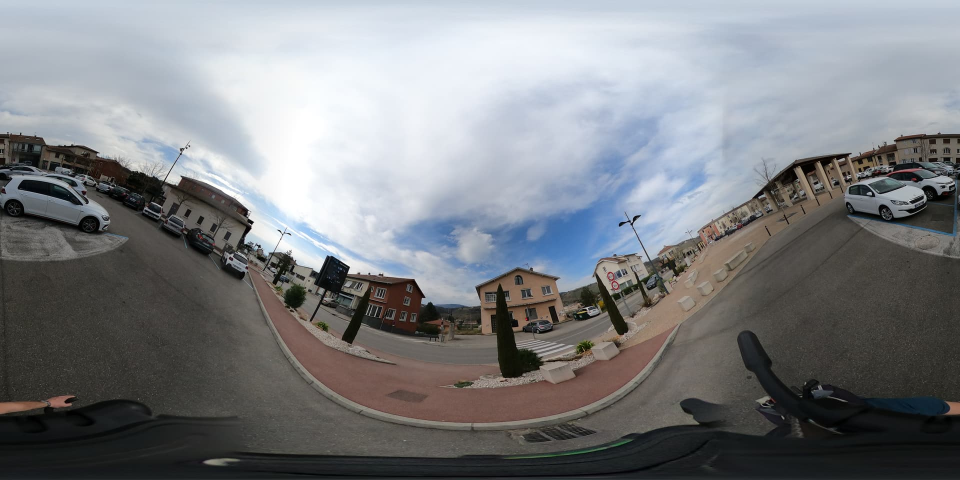
#> input picture example_images/GSAF9716.JPG, 1920 x 960 px (shown at 1/2 size)
$ python main.py example_images/GSAF9716.JPG
#> lines starting #> are read from the running program, lines starting #| are printed output that depends on the picture
### img360_transformer/gui.py

import os

import cv2

from .batch_process import process_image
from .utils import rotate_360_image


def launch_ui(image_path):
    # Preserve transparency if PNG
#> called with image_path = 'example_images/GSAF9716.JPG'
    img = cv2.imread(image_path, cv2.IMREAD_UNCHANGED)
#> img is the input picture: shape (960, 1920, 3); mean B, G, R 130.8, 127.5, 125.2

    # Create a window
    cv2.namedWindow("360 Image Rotation", cv2.WINDOW_NORMAL)
    cv2.resizeWindow("360 Image Rotation", 1000, 500)

    def do_nothing(x):
        pass

    # Create trackbars for Roll, Pitch, and Yaw
    cv2.createTrackbar(
        "Pitch", "360 Image Rotation", 0, 180, do_nothing
    )  # -180 to 180
#> slider 'Pitch' is set to 60
    cv2.setTrackbarMin("Pitch", "360 Image Rotation", -180)

    cv2.createTrackbar("Yaw", "360 Image Rotation", 0, 180, do_nothing)  # -180 to 180
#> slider 'Yaw' is set to 60
    cv2.setTrackbarMin("Yaw", "360 Image Rotation", -180)

    cv2.createTrackbar("Roll", "360 Image Rotation", 0, 180, do_nothing)  # -180 to 180
#> slider 'Roll' is set to 60
    cv2.setTrackbarMin("Roll", "360 Image Rotation", -180)

    # Display the original image
    cv2.imshow("360 Image Rotation", rotate_360_image(img, 0, 0, 0))

    # Real-time adjustment loop
    pitch, yaw, roll = 0, 0, 0
    try:
        while True:
            # Get trackbar positions
            last_pitch, last_yaw, last_roll = pitch, yaw, roll

            pitch = cv2.getTrackbarPos("Pitch", "360 Image Rotation")
            yaw = cv2.getTrackbarPos("Yaw", "360 Image Rotation")
            roll = cv2.getTrackbarPos("Roll", "360 Image Rotation")

            if (pitch, yaw, roll) != (last_pitch, last_yaw, last_roll):
                # Apply transformations
                rotated_img = rotate_360_image(img, pitch, yaw, roll)
                cv2.imshow("360 Image Rotation", rotated_img)

            # Press 's' to save, 'q' to quit
            key = cv2.waitKey(10)
            if key == ord("s"):
                process_image(image_path, pitch, yaw, roll)
            elif key == ord("q"):
                break
    except cv2.error:
        pass

    cv2.destroyAllWindows()


# [2 lines that do not run on import are left out]

### img360_transformer/utils.py
import cv2
import numpy as np


def rotate_360_image(img, pitch, yaw, roll):
    """Applies roll, pitch, and yaw transformations to a 360° image."""
#> called with pitch = 0, yaw = 0, roll = 0
    height, width = img.shape[:2]
#> height = 960; width = 1920

    pitch, yaw, roll = np.radians([pitch, yaw, roll])

    # Rotation matrices
    Rx = np.array(
        [
            [1, 0, 0],
            [0, np.cos(roll), -np.sin(roll)],
            [0, np.sin(roll), np.cos(roll)],
        ]
    )

    Ry = np.array(
        [
            [np.cos(pitch), 0, np.sin(pitch)],
            [0, 1, 0],
            [-np.sin(pitch), 0, np.cos(pitch)],
        ]
    )

    Rz = np.array(
        [
            [np.cos(yaw), -np.sin(yaw), 0],
            [np.sin(yaw), np.cos(yaw), 0],
            [0, 0, 1]
        ]
    )

    R = Rx @ Ry @ Rz  # Apply Roll → Pitch → Yaw order

    lon = (np.linspace(0, width - 1, width) / width) * 2 * np.pi - np.pi
#> lon = 1920 values from -3.14 to 3.14
    lat = (np.linspace(0, height - 1, height) / height) * np.pi - np.pi / 2
#> lat = 960 values from -1.57 to 1.57
    lon, lat = np.meshgrid(lon, lat)

    x = np.cos(lat) * np.cos(lon)
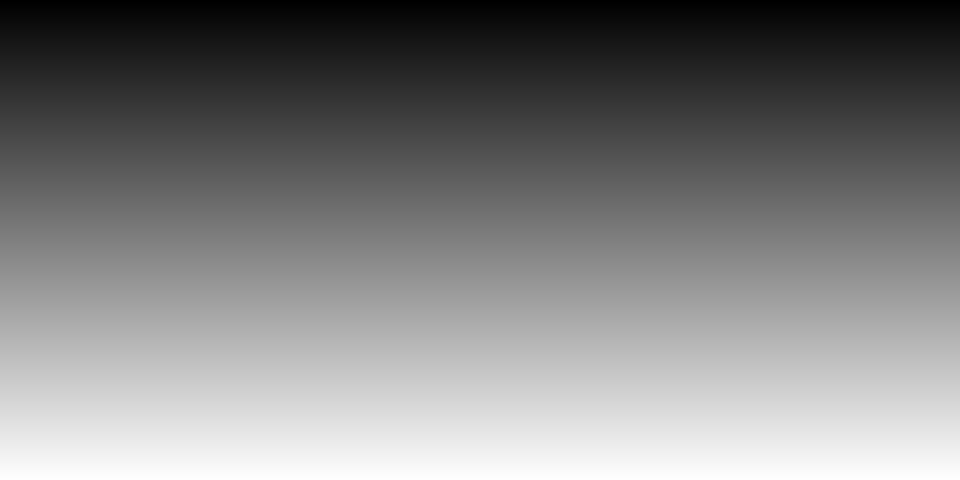
#> lat: shape (960, 1920) float64 (shown at 1/2 size); min -1.57, max 1.57, mean -0.00164; drawn with min black and max white
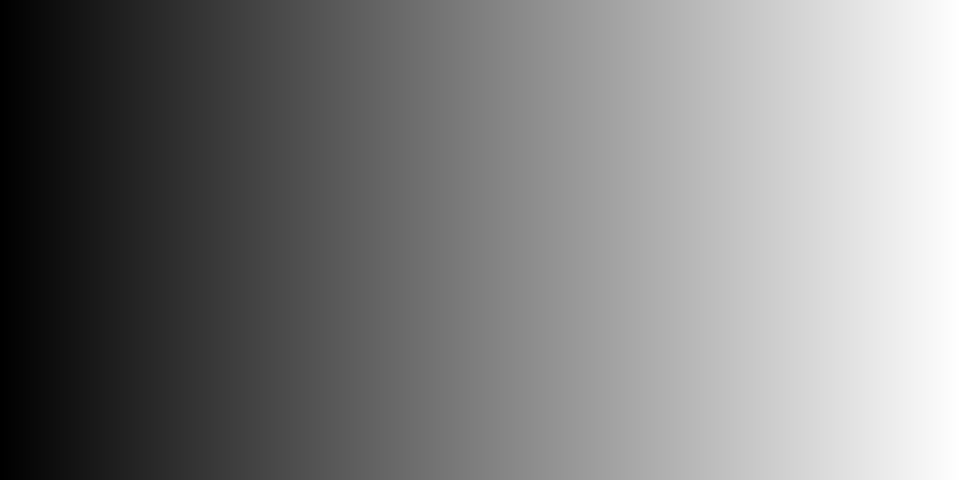
#> lon: shape (960, 1920) float64 (shown at 1/2 size); min -3.14, max 3.14, mean -0.00164; drawn with min black and max white
    y = np.cos(lat) * np.sin(lon)
    z = np.sin(lat)

    # Apply rotation
    xyz = np.dot(R, np.array([x.flatten(), y.flatten(), z.flatten()]))

    lat_new = np.arcsin(xyz[2]).reshape(height, width)
    lon_new = np.arctan2(xyz[1], xyz[0]).reshape(height, width)

    # Convert back to pixel coordinates
    map_x = ((lon_new + np.pi) / (2 * np.pi) * width).astype(np.float32)
    map_y = ((lat_new + np.pi / 2) / np.pi * height).astype(np.float32)

    return cv2.remap(
        img, map_x, map_y, interpolation=cv2.INTER_LINEAR, borderMode=cv2.BORDER_WRAP
    )

### main.py
import argparse
import glob
import os

from img360_transformer.batch_process import process_image
from img360_transformer.gui import launch_ui


def _get_parser():
    parser = argparse.ArgumentParser(prog="main.py", description="Pitch, roll, yaw correcter for 360 images")

    parser.add_argument(
        "--auto-adjust", "-a", action="store_true", default=False, help="Get pitch, roll, yaw from exif metadata to apply to the picture"
    )
    parser.add_argument(
        "--pitch", "-p", type=float, help="Pitch correction to apply to the picture"
    )
    parser.add_argument(
        "--roll", "-r", type=float, help="Roll correction to apply to the picture"
    )
    parser.add_argument(
        "--yaw", "-y", type=float, help="Yaw correction to apply to the picture"
    )
    parser.add_argument(
        "--quality",
        "-q",
        type=int,
        choices=range(0, 101),
        default=95,
        help="Quality value to save a jpeg picture, integer from 0 to 100",
    )
    parser.add_argument(
        "--compression",
        "-c",
        type=int,
        choices=range(0, 11),
        default=1,
        help="Compression value to save a png picture, integer from 0 to 10",
    )
    parser.add_argument(
        "pictures",
        type=str,
        nargs="+",
        help="Path to the picture or list of path",
    )
    return parser


def main():
    args = _get_parser().parse_args()

    if args.pictures is None:
        print("No picture provided!")
        return

    should_display_gui = True
    if args.auto_adjust or args.pitch is not None or args.roll is not None or args.yaw is not None:
        should_display_gui = False
        args.pitch = 0 if args.pitch is None else args.pitch
        args.roll = 0 if args.roll is None else args.roll
        args.yaw = 0 if args.yaw is None else args.yaw

    image_paths = []
    for pattern in args.pictures:
        image_paths.extend(glob.glob(pattern))

    # Check if there is any picture to open
    if len(image_paths) > 0:
        if should_display_gui:
            print("Will open the GUI on the first picture")
            launch_ui(image_paths[0])
#> call 2 of rotate_360_image, with pitch = 60, yaw = 60, roll = 60
#> in rotate_360_image (call 2), `return cv2.remap( img, map_x, map_y, interpolation=cv2.INTER_LINEAR, b..`:
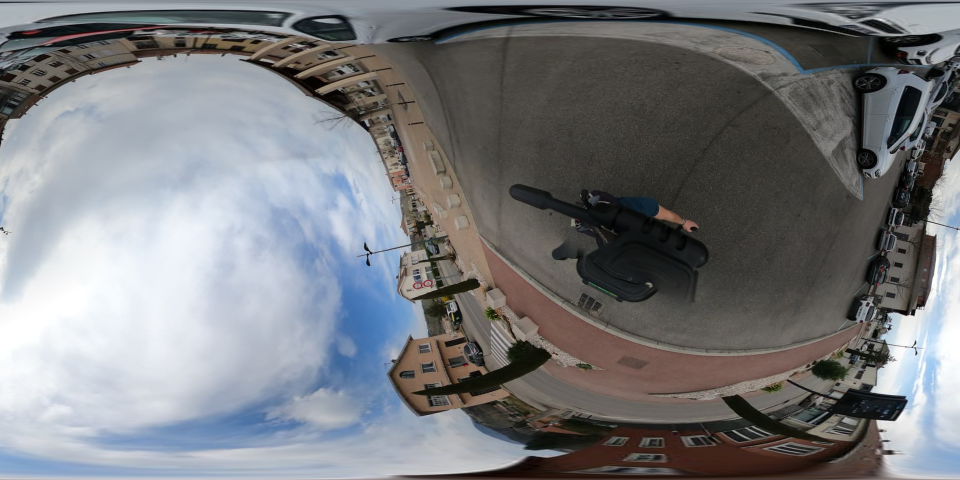
#> returned value: shape (960, 1920, 3) (shown at 1/2 size); mean of channels 0, 1, 2 125, 121.9, 120.1; drawn as B, G, R
#> (key q is pressed here)
        else:
            if not os.path.exists('ajusted'):
                os.mkdir('ajusted')
            for image_path in image_paths:
                process_image(
                    image_path,
                    args.auto_adjust,
                    args.pitch,
                    args.yaw,
                    args.roll,
                    args.quality,
                    args.compression,
                )
    else:
        print("No picture found!")


if __name__ == "__main__":
    main()

$ run again, on example_images/GSAF9716_adjusted.jpg
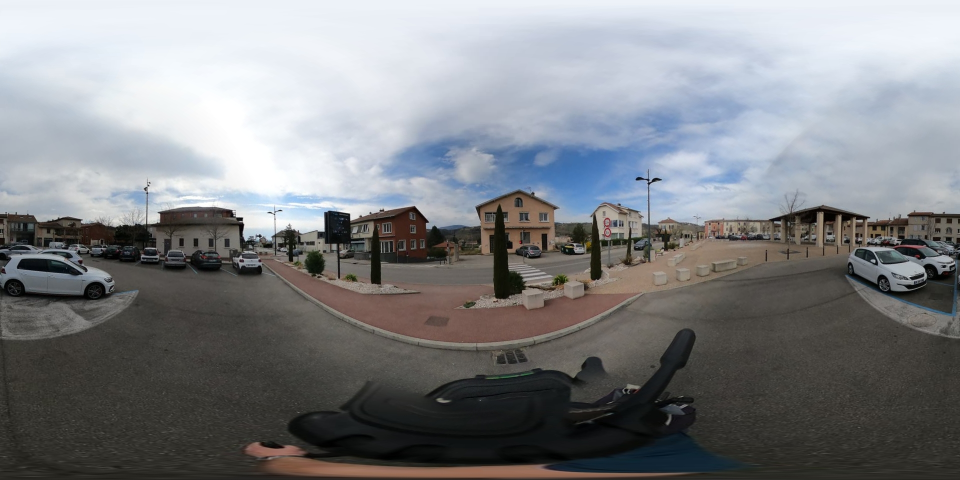
#> input picture example_images/GSAF9716_adjusted.jpg, 1920 x 960 px (shown at 1/2 size)
#> in launch_ui, img is the input picture: shape (960, 1920, 3); mean B, G, R 132.9, 129.8, 127.7
#> in rotate_360_image (call 2), `return cv2.remap( img, map_x, map_y, interpolation=cv2.INTER_LINEAR, b..`:
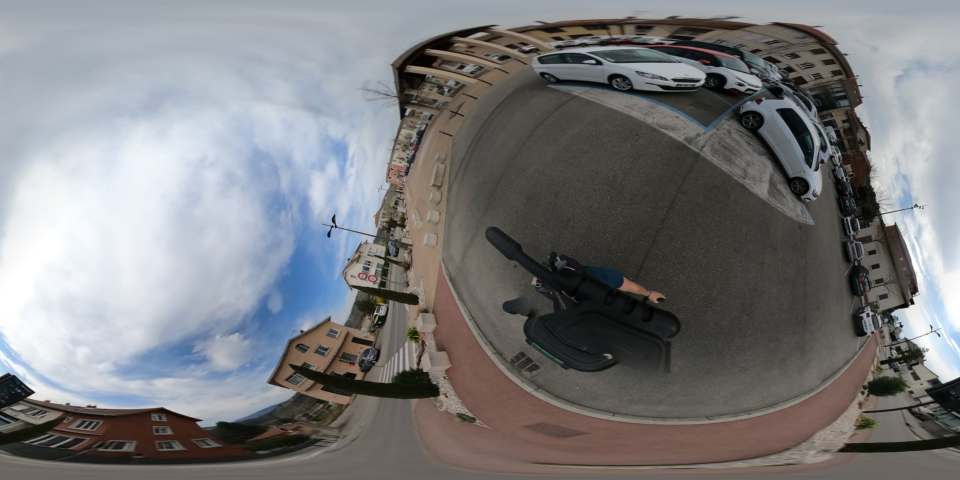
#> returned value: shape (960, 1920, 3) (shown at 1/2 size); mean of channels 0, 1, 2 125.5, 123.4, 122.8; drawn as B, G, R
